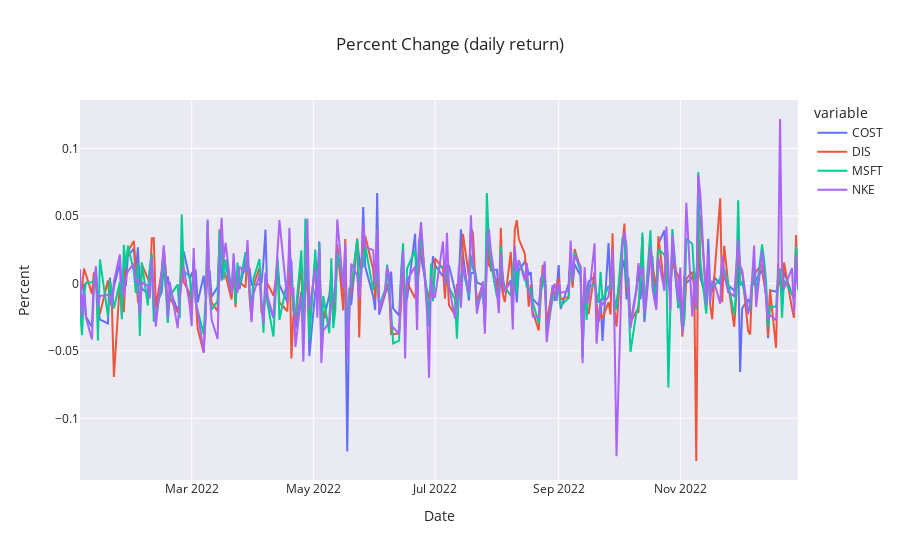

The notebook cell saved with this chart:
### Code cell
plot_line(recent_pct_change, 'Date', 'Percent', 'Percent Change (daily return)')

### Figure 1 — Plotly figure (JSON) as saved in the notebook; plotly's stock layout.template omitted (floating-point values rounded to 4 significant figures; data arrays with more than 128 entries replaced by an {"elided": "..."} marker saying what was removed)
{"data": [{"hovertemplate": "variable=COST<br>Date=%{x}<br>value=%{y}<extra></extra>", "legendgroup": "COST", "line": {"color": "#636efa", "dash": "solid"}, "marker": {"symbol": "circle"}, "mode": "lines", "name": "COST", "orientation": "v", "showlegend": true, "type": "scatter", "x": {"elided": "250 str values"}, "xaxis": "x", "y": {"elided": "250 float values"}, "yaxis": "y"}, {"hovertemplate": "variable=DIS<br>Date=%{x}<br>value=%{y}<extra></extra>", "legendgroup": "DIS", "line": {"color": "#EF553B", "dash": "solid"}, "marker": {"symbol": "circle"}, "mode": "lines", "name": "DIS", "orientation": "v", "showlegend": true, "type": "scatter", "x": {"elided": "250 str values"}, "xaxis": "x", "y": {"elided": "250 float values"}, "yaxis": "y"}, {"hovertemplate": "variable=MSFT<br>Date=%{x}<br>value=%{y}<extra></extra>", "legendgroup": "MSFT", "line": {"color": "#00cc96", "dash": "solid"}, "marker": {"symbol": "circle"}, "mode": "lines", "name": "MSFT", "orientation": "v", "showlegend": true, "type": "scatter", "x": {"elided": "250 str values"}, "xaxis": "x", "y": {"elided": "250 float values"}, "yaxis": "y"}, {"hovertemplate": "variable=NKE<br>Date=%{x}<br>value=%{y}<extra></extra>", "legendgroup": "NKE", "line": {"color": "#ab63fa", "dash": "solid"}, "marker": {"symbol": "circle"}, "mode": "lines", "name": "NKE", "orientation": "v", "showlegend": true, "type": "scatter", "x": {"elided": "250 str values"}, "xaxis": "x", "y": {"elided": "250 float values"}, "yaxis": "y"}], "layout": {"legend": {"title": {"text": "variable"}, "tracegroupgap": 0}, "showlegend": true, "title": {"text": "Percent Change (daily return)"}, "xaxis": {"anchor": "y", "domain": [0, 1], "title": {"text": "Date"}}, "yaxis": {"anchor": "x", "domain": [0, 1], "title": {"text": "Percent"}}}}
